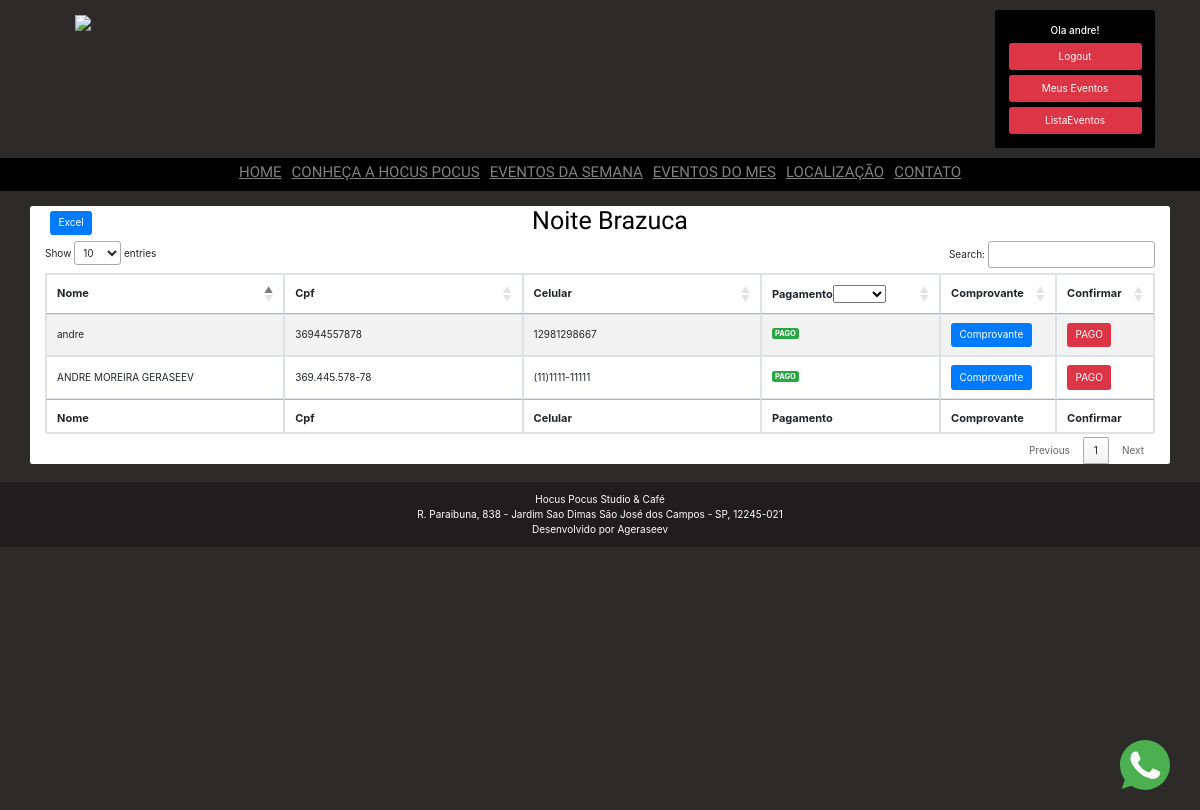
The page /lista/6 (signed in) on the database as committed earlier.
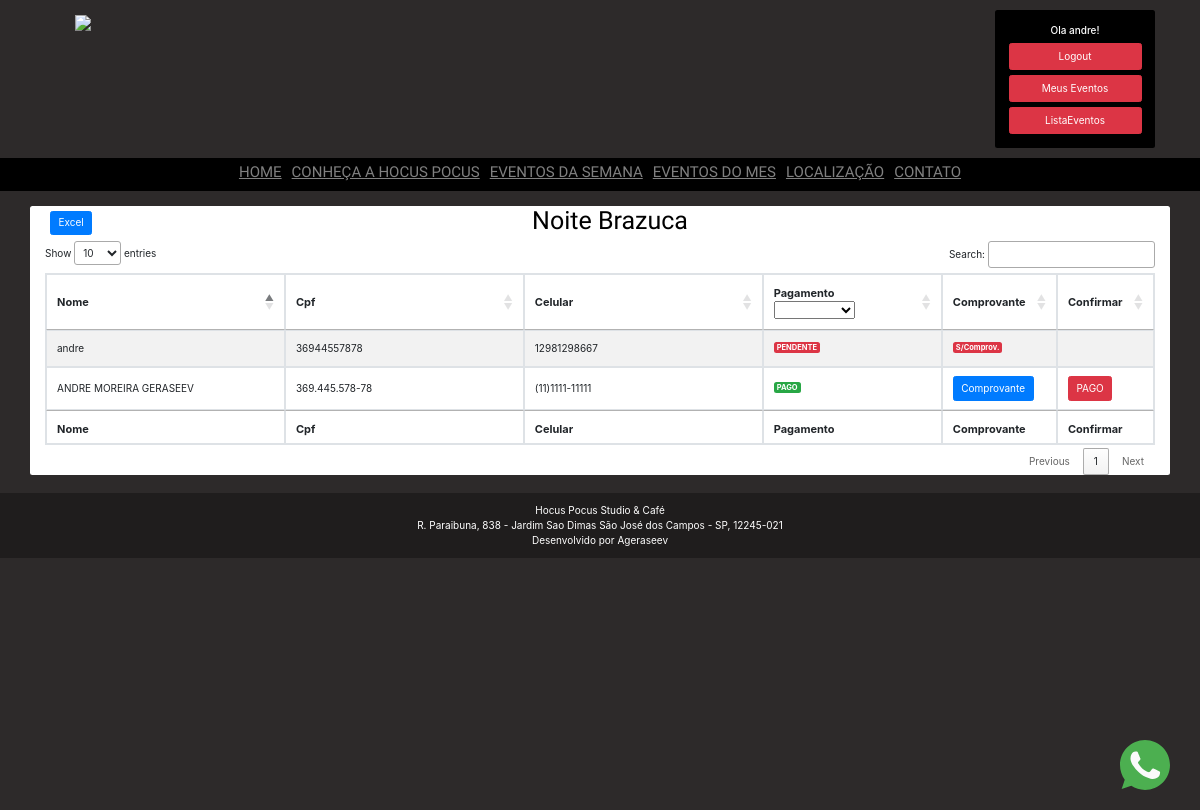
The same page on the database as committed later.
### show/models.py (models this page shows)
class NomeLista(models.Model):
    sem_registro = models.ForeignKey(UsuarioSemRegistro, on_delete=models.CASCADE, blank=True, null= True)
    roqueiro = models.ForeignKey(Usuario, on_delete=models.CASCADE, blank=True, null= True)
    pagamento = models.BooleanField(default=False)
    comprovante = models.ImageField(upload_to='comprovantes', blank=True)
    lista_reserva = models.ForeignKey(Show, on_delete=models.CASCADE, blank=True, null= True,)
    entrou = models.BooleanField(default=False)
    created_at = models.DateTimeField(auto_now_add=True, blank=True, null=True)
    updated_at = models.DateTimeField(auto_now=True, blank=True, null=True)
    class Meta:
        unique_together = ('roqueiro', 'lista_reserva')
    def __str__(self):
        return str(self.roqueiro)

### usuario/models.py (models this page shows)
class Usuario(models.Model):
    usuario = models.OneToOneField(User, null=True, on_delete=models.CASCADE)
    cpf = models.CharField(max_length=11)
    celular = models.CharField(max_length=14)
    permicao_newslleters = models.BooleanField(default=True)
    def __str__(self):
        return str(self.usuario)

### show/views.py (the view, shortened to what this page needs)
# urls.py: path('lista', lista, name='lista'),
def lista(request, id):
    if request.user.is_staff:
        if request.method == 'POST' and 'entrou' in request.POST:
            print(request.POST)
            id_nome_lista = request.POST['id']
            confirma_pagamento_entrada = NomeLista.objects.filter(id=id_nome_lista)
            if confirma_pagamento_entrada.filter(entrou='False'):
                confirma_pagamento_entrada.update(
                    entrou=True)
            else:
                confirma_pagamento_entrada.update(
                    entrou=False)
            pessoa = NomeLista.objects.filter(lista_reserva_id=id)
            show = Show.objects.filter(id=id)
            dados = {'pessoas': pessoa,
                     'show': show
                     }
            return render(request, 'lista.html', dados)
        else:
            print("lista GET")
            pessoa = NomeLista.objects.filter(lista_reserva_id=id)
            show = Show.objects.filter(id=id)
            print(pessoa, "Pessoa")
            dados = {'pessoas': pessoa,
                     'show': show
                     }
            return render(request, 'lista.html', dados)
    else:
        return redirect('home')

### templates/lista.html (shortened to what this page needs)
{% extends 'base2.html' %}
{% load static %}
{% block content %}
<body>
<link rel="stylesheet" href="https://cdn.datatables.net/1.10.2/css/jquery.dataTables.min.css">
{% for nome_na_lista in show %}
{% if not request.user.groups.all %}
<div class="container bg-white  rounded mt-4">
    <div class="row header" style="text-align:center;color:black">
        <div class="col-md-4 text-left m-2">
            <button id="export" class="btn btn-primary">Excel</button>
        </div>
        <h1 class="col-md-4 text-center " style="font-family: 'Chau Philomene One'">{{ nome_na_lista.titulo_show }}</h1>
    </div>
    <table id="example" class="table-responsive justify-content-center  table-striped table-bordered" width="100%" >
        <thead>
        <tr>
            <th width="20%">Nome</th>
            <th width="20%">Cpf</th>
            <th width="20%">Celular</th>
            <th width="15%">Pagamento</th>
            <th width="5%">Comprovante</th>
            <th width="5%">Confirmar</th>
        </tr>
        </thead>
        <tbody>
        {% for area in pessoas.all %}
            <tr>
                <td> {% if area.roqueiro == None %} {{ area.sem_registro.usuario_sem_registro }} {% else %}
                    {{ area.roqueiro.usuario }} {% endif %}
                </td>
                <td>{{ area.roqueiro.cpf }} {{ area.sem_registro.cpf_sem_registro }}</td>
                <td>{{ area.roqueiro.celular }} {{ area.sem_registro.celular_sem_registro }}</td>
                {% if area.pagamento %}
                    <td><label class="badge badge-success">PAGO</label></td>
                {% else %}
                    <td><label class="badge badge-danger">PENDENTE</label></td>
                {% endif %}
                {% if area.comprovante %}
                    <td><a href="{% url 'comprovante' %}/{{ area.id }}">
                        <button class="btn btn-primary"> Comprovante</button></a></td>
                {% else %}
                    <td><label class="badge badge-danger"> S/Comprov. </label></td>
                {% endif %}
                <form action="{{ area.lista_reserva.id }}" method="POST">
                    <td>
                        {% if area.comprovante %}
                        {% if area.pagamento %}
                        <button class="btn btn-danger" type="submit"> PAGO  </button>
                        {% else %}
                        <button class="btn btn-success" type="submit"> confima  </button>
                        {% endif %}
                        {% endif %}
                    </td>
                </form>
            </tr>
        {% endfor %}
        </tbody>
        <tfoot>
            <tr>
                <th>Nome</th>
                <th>Cpf</th>
                <th>Celular</th>
                <th>Pagamento</th>
                {% if not request.user.groups.all %}
                <th>Comprovante</th>
                <th>Confirmar</th>
                {% endif %}
            </tr>
        </tfoot>
    </table>
</div>
{% endif %}
{% endfor %}
{% endblock %}

Rows that differ between the two databases and show on the page:
changed NomeLista "andre": pagamento "PAGO" → "PENDENTE"; comprovante "Comprovante PAGO" → "S/Comprov."
